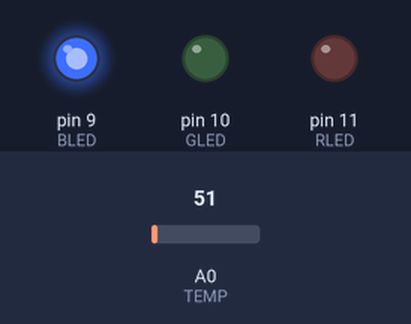
Simulated run of this sketch. Board: Arduino Uno, built with avr-gcc and run on an emulated ATmega328P. On the bench: output pins drawn as LEDs (lit = HIGH). Inputs (shaded band) come from the test bench; at power-on: A0 (TEMP) = 51.

Above: at 1.2 s.
1.3 s: A0 (TEMP) set to 132
2.8 s: A0 (TEMP) set to 146
At 4.0 s:
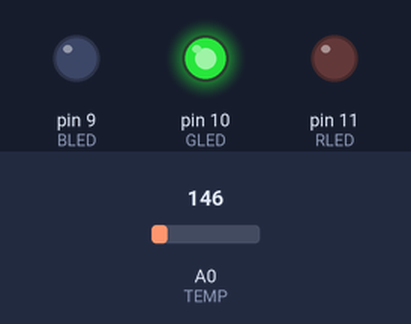
4.3 s: A0 (TEMP) set to 163
At 5.2 s:
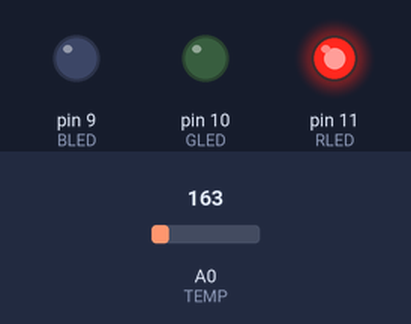
5.8 s: A0 (TEMP) set to 112
At 6.4 s:
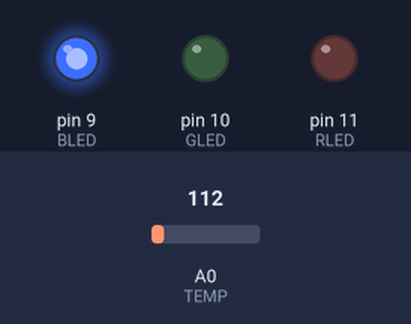
Timing chart, 0 to 8.3 s (numbered marks = the images above; inputs shaded):
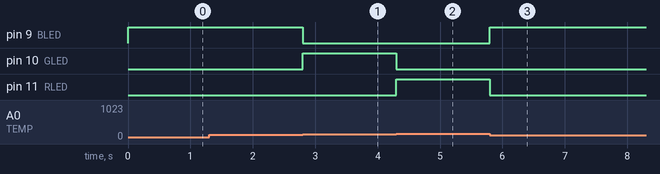

The sketch:

03_LED_Tepm.ino
```cpp
//온도 경보 장치 프로그램
const int BLED=9; //9번 핀을 사용하는 파란색 BLED 상수 정의
const int GLED=10; //10번 핀을 사용하는 초록색 GLED 상수 정의
const int RLED=11; //11번 핀을 사용하는 빨간색 RLED 상수 정의
const int TEMP=0; //아날로그 입력 0번 핀을 사용하는 온도 센서 TEMP 상수 정의
const int LOWER_BOUND=139; //온도 하한값을 정의한 LOWER_BOUND 상수 정의
const int UPPER_BOUND=147; //온도 상한값을 정의한 UPPER_BOUND 상수 정의
int val=0; //온도 센서의 현재값을 저장하는 val 변수 선언
void setup()
{
pinMode(BLED, OUTPUT); //BLED를 출력으로 지정
pinMode(GLED, OUTPUT); //GLED를 출력으로 지정
pinMode(RLED, OUTPUT); //RLED를 출력으로 지정
}
void loop()
{
val=analogRead(TEMP);
if(val <LOWER_BOUND)
{
digitalWrite(RLED, LOW);
digitalWrite(GLED, LOW);
digitalWrite(BLED, HIGH);
}
else if(val >UPPER_BOUND)
{
digitalWrite(RLED, HIGH);
digitalWrite(GLED, LOW);
digitalWrite(BLED, LOW);
}
else
{
digitalWrite(RLED, LOW);
digitalWrite(GLED, HIGH);
digitalWrite(BLED, LOW);
}
}
```

Measured:
- the behaviour switches between 138 and 139 on A0 (TEMP) (found by bisection; images 0 and 1)
- after the input at 1.3 s, every drawn part: stays the same
- after the input at 2.8 s, pin 9 (BLED): HIGH → LOW at once; pin 10 (GLED): LOW → HIGH at once
- after the input at 4.3 s, pin 10 (GLED): HIGH → LOW at once; pin 11 (RLED): LOW → HIGH at once
- after the input at 5.8 s, pin 9 (BLED): LOW → HIGH at once; pin 11 (RLED): HIGH → LOW at once
